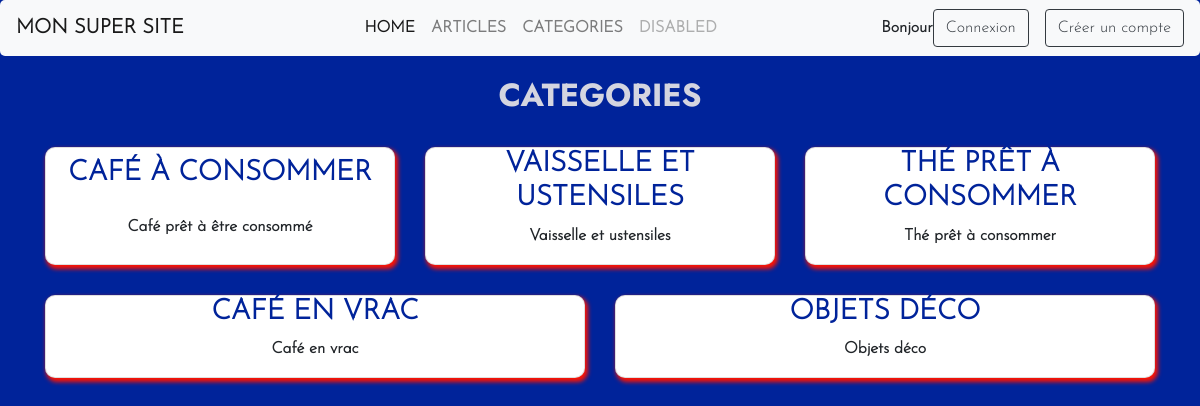
The page /categories on the database its author committed.
### tables this page shows
CREATE TABLE  categories  (
     id_categorie  INT NOT NULL AUTO_INCREMENT,
     nom_categorie  varchar(50) NOT NULL,
     description_categorie VARCHAR(100) NOT NULL,
    PRIMARY KEY ( id_categorie )
);

### Controllers/Controller.php (called while the page is built, shortened)
<?php
abstract class Controller {
    public function render(string $fichier, array $donnees = [], string $template='default'){
         extract($donnees);
        require_once($_SERVER['DOCUMENT_ROOT'].'/Views/'.$fichier.'.php');
    }
}

### Controllers/CategoriesController.php (called while the page is built, shortened)
<?php
class CategoriesController extends Controller{
    public function index(){
        $instanceCategorie = new ModelCategorie;
        $categories=$instanceCategorie->findAll();
        $this->render('categories/index',['categories'=>$categories]);
    }
}

### Models/Table/ModelCategorie.php (called while the page is built, shortened)
<?php
class ModelCategorie extends Model {
    public function __construct(){
        $this->table = 'categories';
    }
}

### Main/Database.php (called while the page is built, shortened)
<?php
class Database extends PDO{
    private static $instance;
    private function __construct(){
        $_dsn = 'mysql:dbname='. self::DBNAME . ';host=' . self::DBHOST . ';charset='. self::DBCHARSET;
    }
    public static function getInstance():self {
        if(self::$instance === null){
            self::$instance = new self();
        }
        return self::$instance;
    }
}
?>

### Models/Model.php (called while the page is built, shortened)
<?php
class Model extends Database{
    protected $table;
    public function executerRequete(string $sql, array $attributs = null){
        $this->db = Database::getInstance();
        if($attributs !== null){
            $query = $this->db->prepare($sql);
            $query->execute($attributs);
            return $query;
        } else {
            return $this->db->query($sql);
        }
    }
    public function findAll() {
        $query = $this->executerRequete('SELECT * FROM '.$this->table);
        return $query->fetchAll();
    }
}
?>

### public/views/categories/index.php (the view, shortened to what this page needs)
<div class="container">
    <div class="row page">
        <h2>Categories</h2>
    </div>
    <div class="row">
        <?php foreach ($categories as $categorie) { ?>
            <div class="card col-12 col-sm article">
                <h3><a href="categories/lire/<?php echo $categorie["id"] ?>">
                        <?php echo ($categorie['nom_categorie']) ?></a></h3>
                <p><?php echo ($categorie['description_categorie']) ?></p>
            </div>
        <?php } ?>
    </div>
</div>

### public/views/includes/assets/style.css (style rules this page uses)
:root { --first-main-color: rgba(71, 71, 71, 0.445); --second-main-color: #00239a; --third-main-color: #ff1300; --fourth-main-color: rgba(233, 231, 231, 0.911); }
* { text-align: center; justify-content: space-around; border-radius: 5px; list-style: none; font-family: "font-generale"; font-weight: 600; }
body { background-color: var(--second-main-color); }
a, h3 { color: var(--second-main-color); text-transform: uppercase; font-weight: 900; }
h2 { color: var(--fourth-main-color); text-transform: uppercase; font-family: "font-titre"; }
.page { margin-top: 20px; margin-bottom: 10px; line-height: 3; }
.row { justify-content: space-around; }
.card { border-radius: 10px; -webkit-box-shadow: 2px 3px 8px 1px var(--third-main-color); box-shadow: 2px 3px 4px 1px var(--third-main-color); transition: 0.5s; margin: 15px 15px; align-items: center; min-width: 23vw; }

### rows shown on the page
categories: nom_categorie "CAFÉ À CONSOMMER", description_categorie "Café prêt à être consommé"
categories: nom_categorie "VAISSELLE ET USTENSILES", description_categorie "Vaisselle et ustensiles"
categories: nom_categorie "THÉ PRÊT À CONSOMMER", description_categorie "Thé prêt à consommer"
categories: nom_categorie "CAFÉ EN VRAC", description_categorie "Café en vrac"
categories: nom_categorie "OBJETS DÉCO", description_categorie "Objets déco"

### other values the page prints
$titreParDefaut "Bonjour"
